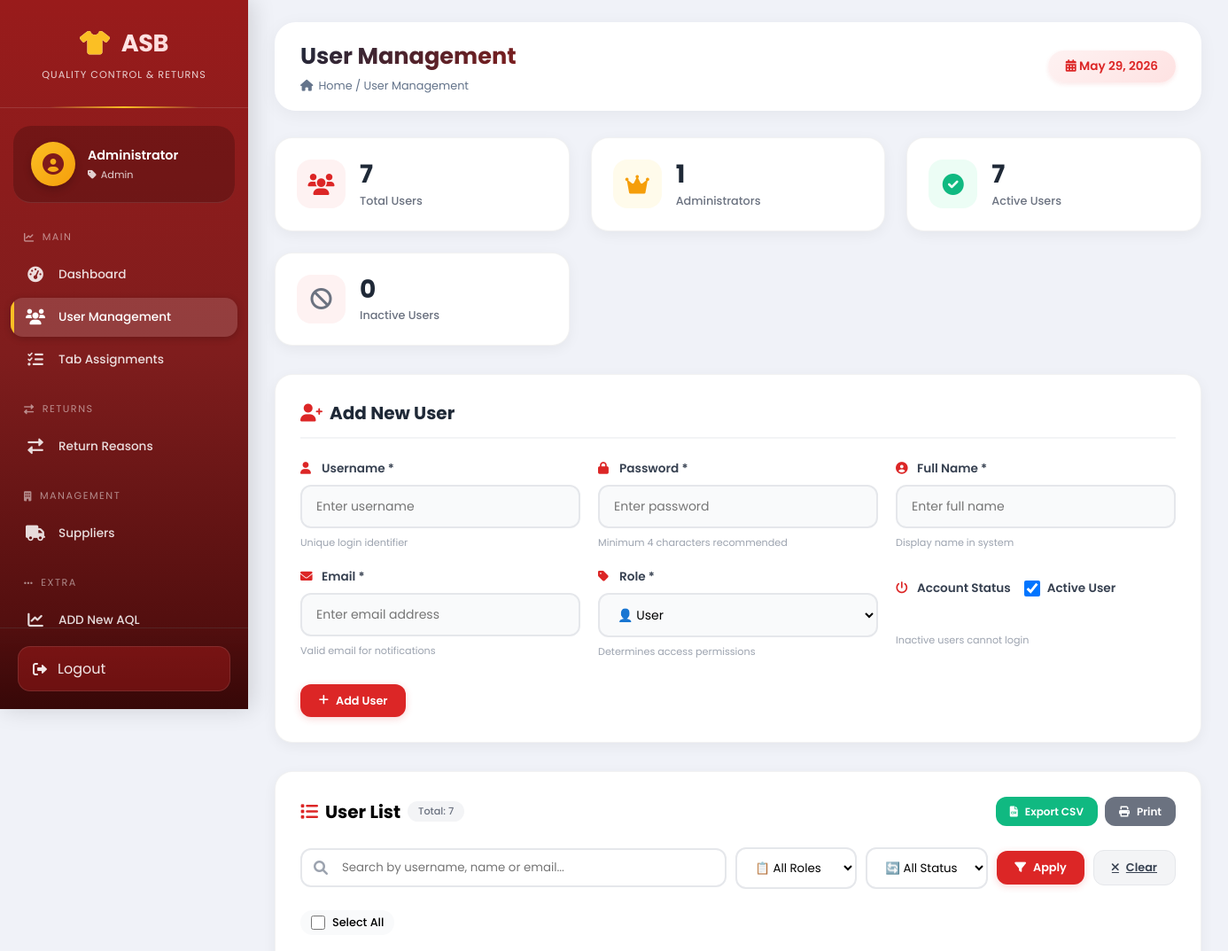
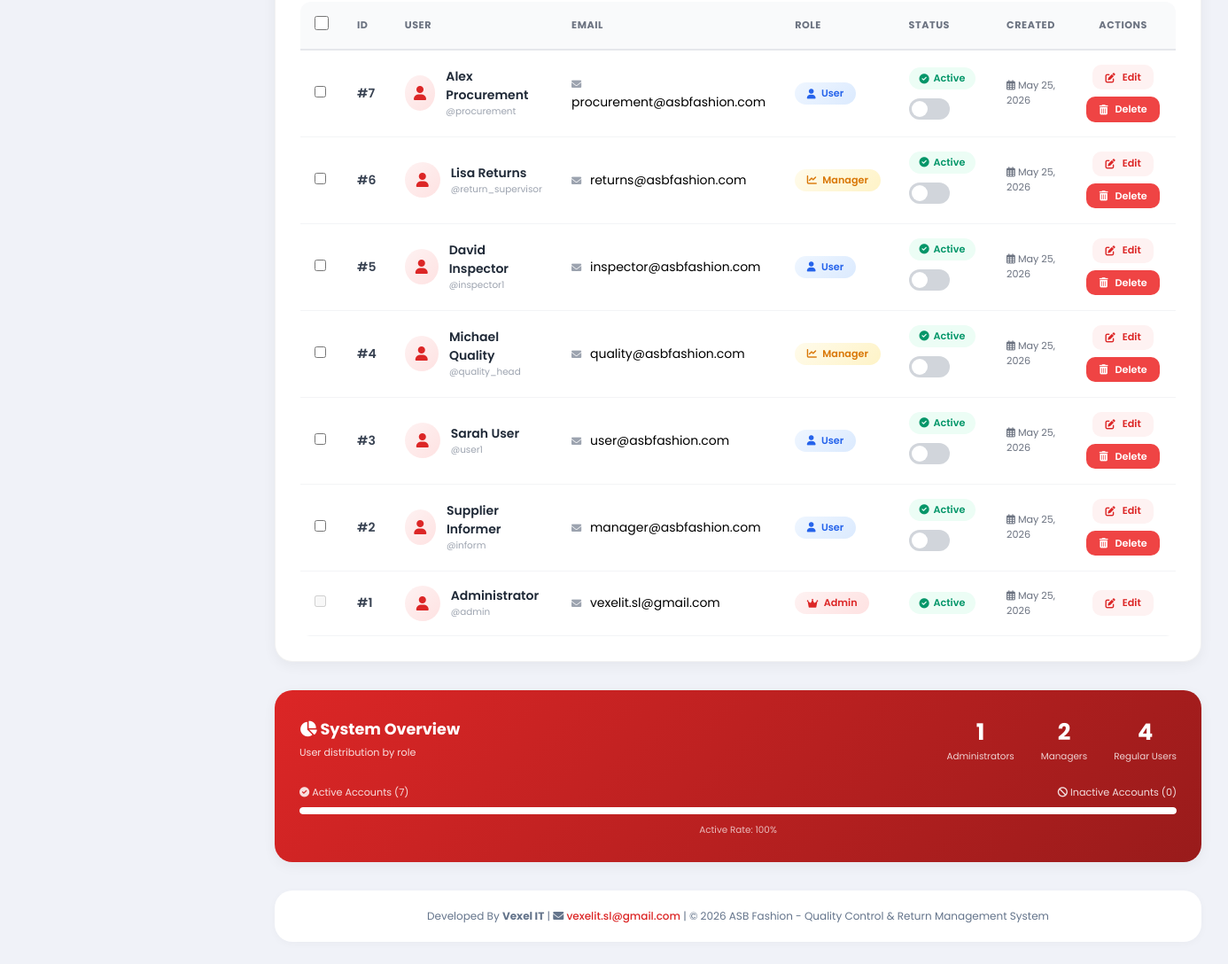
/users.php (signed in), run on the app's committed database (2 pictures, top to bottom).
### tables this page shows
CREATE TABLE `master_tabs` (
  `tab_id` int(11) NOT NULL,
  `tab_name` varchar(100) NOT NULL,
  `show_name` varchar(100) NOT NULL,
  `description` text DEFAULT NULL,
  `tab_url` varchar(255) NOT NULL,
  `tab_icon` varchar(50) DEFAULT 'fas fa-link',
  `sort_order` int(11) DEFAULT 0,
  `is_active` tinyint(1) DEFAULT 1,
  `created_at` timestamp NOT NULL DEFAULT current_timestamp()
);

CREATE TABLE `users` (
  `user_id` int(11) NOT NULL,
  `username` varchar(50) NOT NULL,
  `password` varchar(100) NOT NULL,
  `full_name` varchar(100) NOT NULL,
  `email` varchar(100) NOT NULL,
  `role` enum('admin','manager','user') DEFAULT 'user',
  `is_active` tinyint(1) DEFAULT 1,
  `created_at` timestamp NOT NULL DEFAULT current_timestamp()
);

### users.php (the view, shortened to what the rows shown need)
<?php
require_once 'config/database.php';
$search = isset($_GET['search']) ? trim($_GET['search']) : '';
$role_filter = isset($_GET['role_filter']) ? $_GET['role_filter'] : '';
$status_filter = isset($_GET['status_filter']) ? $_GET['status_filter'] : '';
$sql = "SELECT * FROM users WHERE 1=1";
$params = [];
$sql .= " ORDER BY user_id DESC";
$stmt = $pdo->prepare($sql);
$stmt->execute($params);
$users = $stmt->fetchAll();
$editUser = null;
include 'includes/header.php';
?>
<div style="max-width: 1400px; margin: 0 auto;">
    <div class="form-card">
        <h2>
            <?php if ($editUser): ?>
                <i class="fas fa-user-edit"></i> Edit User
            <?php else: ?>
                <i class="fas fa-user-plus"></i> Add New User
            <?php endif; ?>
        </h2>
    </div>
    <div class="table-card">
        <div style="display: flex; justify-content: space-between; align-items: center; flex-wrap: wrap; gap: 15px; margin-bottom: 1.5rem;">
            <h2 style="font-size: 1.25rem; font-weight: 700; margin: 0; display: flex; align-items: center; gap: 8px;">
                <i class="fas fa-list" style="color: #dc2626;"></i> User List
                <span style="font-size: 0.7rem; font-weight: 500; background: #f3f4f6; padding: 3px 12px; border-radius: 30px; color: #6b7280;">
                    Total: <?php echo count($users); ?>
                </span>
            </h2>
        </div>
        <form method="POST" id="bulkDeleteForm" onsubmit="return confirm('⚠️ Delete selected users? This action cannot be undone.');">
            <div class="table-wrapper">
                <table>
                    <thead>
                        <tr>
                            <th width="35"><input type="checkbox" id="selectAllHeader" style="width: 16px; height: 16px;"></th>
                            <th>ID</th>
                            <th>User</th>
                            <th>Email</th>
                            <th>Role</th>
                            <th>Status</th>
                            <th>Created</th>
                            <th style="text-align: center;">Actions</th>
                        </tr>
                    </thead>
                    <tbody>
                        <?php if (count($users) > 0): ?>
                            <?php foreach ($users as $user): ?>
                                <tr>
                                    <td>
                                        <input type="checkbox" name="selected_users[]" value="<?php echo $user['user_id']; ?>"
                                               class="user-checkbox" <?php echo $user['user_id'] == $_SESSION['user_id'] ? 'disabled' : ''; ?>>
                                    </td>
                                    <td style="font-weight: 600; color: #374151;">#<?php echo $user['user_id']; ?></td>
                                    <td>
                                        <div style="display: flex; align-items: center;">
                                            <div class="avatar-placeholder">
                                                <i class="fas fa-user"></i>
                                            </div>
                                            <div>
                                                <div style="font-weight: 600; color: #1f2937;"><?php echo htmlspecialchars($user['full_name']); ?></div>
                                                <div style="font-size: 0.65rem; color: #9ca3af;">@<?php echo htmlspecialchars($user['username']); ?></div>
                                            </div>
                                        </div>
                                    </td>
                                    <td>
                                        <i class="fas fa-envelope" style="color: #9ca3af; margin-right: 6px; font-size: 0.7rem;"></i>
                                        <?php echo htmlspecialchars($user['email']); ?>
                                    </td>
                                    <td>
                                        <?php
                                        if ($user['role'] == 'admin') {
                                            echo '<span class="role-badge role-admin"><i class="fas fa-crown"></i> Admin</span>';
                                        } elseif ($user['role'] == 'manager') {
                                            echo '<span class="role-badge role-manager"><i class="fas fa-chart-line"></i> Manager</span>';
                                        } else {
                                            echo '<span class="role-badge role-user"><i class="fas fa-user"></i> User</span>';
                                        }
                                        ?>
                                    </td>
                                    <td>
                                        <div style="display: flex; align-items: center; gap: 10px; flex-wrap: wrap;">
                                            <?php if ($user['is_active'] == 1): ?>
                                                <span class="status-badge status-active">
                                                    <i class="fas fa-check-circle"></i> Active
                                                </span>
                                            <?php else: ?>
                                                <span class="status-badge status-inactive">
                                                    <i class="fas fa-ban"></i> Inactive
                                                </span>
                                            <?php endif; ?>
                                            <?php if ($user['user_id'] != $_SESSION['user_id']): ?>
                                                <form method="POST" style="display: inline;">
                                                    <label class="toggle-switch">
                                                        <span class="toggle-slider" onclick="this.parentElement.querySelector('input').click();"></span>
                                                    </label>
                                                </form>
                                            <?php endif; ?>
                                        </div>
                                    </td>
                                    <td style="font-size: 0.7rem; color: #6b7280;">
                                        <i class="far fa-calendar-alt"></i> <?php echo date('M d, Y', strtotime($user['created_at'])); ?>
                                    </td>
                                    <td style="text-align: center;">
                                        <div class="action-buttons">
                                            <a href="?edit_id=<?php echo $user['user_id']; ?><?php echo $search ? '&search='.urlencode($search) : ''; ?><?php echo $role_filter != 'all' ? '&role_filter='.$role_filter : ''; ?><?php echo $status_filter != 'all' ? '&status_filter='.$status_filter : ''; ?>"
                                               class="btn btn-sm" style="background: #fef2f2; color: #dc2626; text-decoration: none;">
                                                <i class="fas fa-edit"></i> Edit
                                            </a>
                                            <?php if ($user['user_id'] != $_SESSION['user_id']): ?>
                                                <form method="POST" style="display:inline;" onsubmit="return confirm('⚠️ Delete user \'<?php echo htmlspecialchars($user['username']); ?>\'? This cannot be undone.');">
                                                    <button type="submit" class="btn btn-danger btn-sm">
                                                        <i class="fas fa-trash-alt"></i> Delete
                                                    </button>
                                                </form>
                                            <?php endif; ?>
                                        </div>
                                    </td>
                                </tr>
                            <?php endforeach; ?>
                        <?php endif; ?>
                    </tbody>
                </table>
            </div>
        </form>
    </div>
</div>
<?php include 'includes/footer.php'; ?>

### includes/header.php (shortened to what the rows shown need)
<?php
$user_tabs = getUserTabs($pdo);
?>
<!DOCTYPE html>
<html lang="en">
<head>
    <link rel="stylesheet" href="https://cdnjs.cloudflare.com/ajax/libs/font-awesome/6.0.0-beta3/css/all.min.css">
</head>
<body>
<div class="dashboard-container">
    <aside class="sidebar" id="sidebar">
        <div class="sidebar-header">
            <h2><i class="fas fa-tshirt"></i> ASB</h2>
        </div>
        <nav class="sidebar-nav">
            <?php
            $tabGroups = [
                'MAIN' => [
                    'icon' => 'fa-chart-line',
                    'tabs' => ['dashboard', 'users', 'tab_assignments']
                ],
                'QUALITY CONTROL' => [
                    'icon' => 'fa-microscope',
                    'tabs' => ['qc_modes', 'aql', 'inspections']
                ],
                'RETURNS' => [
                    'icon' => 'fa-exchange-alt',
                    'tabs' => ['return_reasons', 'returns']
                ],
                'MANAGEMENT' => [
                    'icon' => 'fa-building',
                    'tabs' => ['suppliers', 'products', 'categories']
                ]
            ];
            $current_page = basename($_SERVER['PHP_SELF']);
            function renderNavItems($tabs, $current_page, $user_tabs) {
                foreach ($user_tabs as $tab):
                    if (in_array($tab['tab_name'], $tabs)):
                        $active = ($current_page == $tab['tab_url']) ? 'active' : '';
            ?>
                        <a href="<?php echo $tab['tab_url']; ?>" class="nav-item <?php echo $active; ?>">
                            <i class="<?php echo $tab['tab_icon']; ?>"></i>
                            <span><?php echo htmlspecialchars($tab['show_name']); ?></span>
                        </a>
            <?php
                    endif;
                endforeach;
            }
            foreach ($tabGroups as $sectionName => $section):
                $hasTabs = false;
                foreach ($user_tabs as $tab) {
                    if (in_array($tab['tab_name'], $section['tabs'])) {
                        $hasTabs = true;
                        break;
                    }
                }
                if ($hasTabs):
            ?>
                <div class="nav-section">
                    <div class="nav-section-title">
                        <i class="fas <?php echo $section['icon']; ?>"></i>
                        <?php echo $sectionName; ?>
                    </div>
                    <?php renderNavItems($section['tabs'], $current_page, $user_tabs); ?>
                </div>
            <?php
                endif;
            endforeach;
            $allGroupedTabs = [];
            foreach ($tabGroups as $group) {
                $allGroupedTabs = array_merge($allGroupedTabs, $group['tabs']);
            }
            $other_tabs = array_filter($user_tabs, function($tab) use ($allGroupedTabs) {
                return !in_array($tab['tab_name'], $allGroupedTabs);
            });
            if (!empty($other_tabs)):
            ?>
            <div class="nav-section">
                <?php foreach ($other_tabs as $tab):
                    $active = ($current_page == $tab['tab_url']) ? 'active' : '';
                ?>
                    <a href="<?php echo $tab['tab_url']; ?>" class="nav-item <?php echo $active; ?>">
                        <i class="<?php echo $tab['tab_icon']; ?>"></i>
                        <span><?php echo htmlspecialchars($tab['show_name']); ?></span>
                    </a>
                <?php endforeach; ?>
            </div>
            <?php endif; ?>
        </nav>
    </aside>
    <main class="main-content">
        <div class="top-bar">
            <div class="page-title">
                <h1><?php echo $page_title ?? 'Dashboard'; ?></h1>
            </div>
        </div>

### data on the page
master_tabs: tab_name "dashboard" (drawn), show_name "Dashboard"
master_tabs: show_name "User Management"
master_tabs: show_name "Tab Assignments"
master_tabs: tab_name "return_reasons" (drawn), show_name "Return Reasons"
master_tabs: tab_name "suppliers" (drawn), show_name "Suppliers"
master_tabs: show_name "ADD New AQL"
users: user_id "7", full_name "Alex Procurement", username "procurement", email "procurement@asbfashion.com", role "user" (drawn), is_active 1 (drawn), created_at "May 25, 2026"
users: user_id "6", full_name "Lisa Returns", username "return_supervisor", email "returns@asbfashion.com", role "manager" (drawn), is_active 1 (drawn), created_at "May 25, 2026"
users: user_id "5", full_name "David Inspector", username "inspector1", email "inspector@asbfashion.com", role "user" (drawn), is_active 1 (drawn), created_at "May 25, 2026"
users: user_id "4", full_name "Michael Quality", username "quality_head", email "quality@asbfashion.com", role "manager" (drawn), is_active 1 (drawn), created_at "May 25, 2026"
users: user_id "3", full_name "Sarah User", username "user1", email "user@asbfashion.com", role "user" (drawn), is_active 1 (drawn), created_at "May 25, 2026"
users: user_id "2", full_name "Supplier Informer", username "inform", email "manager@asbfashion.com", role "user" (drawn), is_active 1 (drawn), created_at "May 25, 2026"
users: user_id "1", full_name "Administrator", username "admin", email "vexelit.sl@gmail.com", role "admin" (drawn), is_active 1 (drawn), created_at "May 25, 2026"

### other printed values
$_SESSION['full_name'] "Administrator"
$_SESSION['role'] "Admin"
$sectionName "MAIN"
$sectionName "RETURNS"
$sectionName "MANAGEMENT"
$page_title "User Management"
count($users) "7"
$total_admins "1"
$active_users "7"
$inactive_users "0"
$total_managers "2"
$total_users "4"
